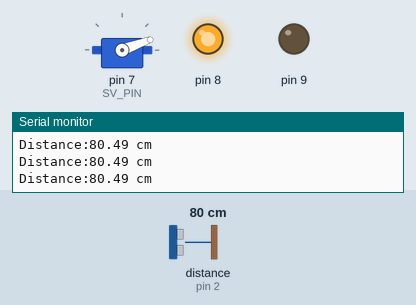
Recording of a sketch running on a simulated Arduino Uno, built with avr-gcc and run on an emulated ATmega328P. Shown: servo, output pins drawn as LEDs (lit = HIGH), the last lines printed to the serial monitor. Wiring (inferred from the names in the program): ultrasonic range finder: trigger pin 3; echo pin 2. Inputs (shaded band) come from the test bench; at power-on: distance to the obstacle (sensor on pin 2) 80 cm. The echo pulse lasts 58.3 µs per cm; pins used as bus, display or sensor lines are not drawn.

Above: at 1.2 s.
1.3 s: distance to the obstacle (sensor on pin 2) set to 7 cm
2.8 s: distance to the obstacle (sensor on pin 2) set to 4 cm
At 4.0 s:
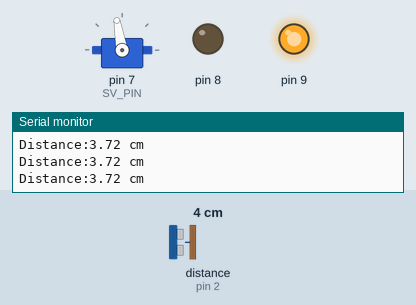
4.3 s: distance to the obstacle (sensor on pin 2) set to 35 cm
At 5.6 s:
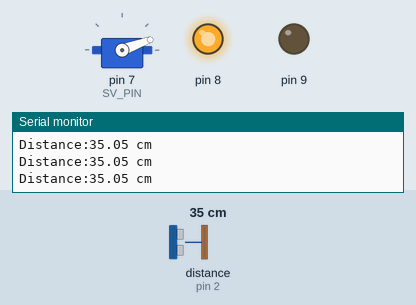
5.9 s: distance to the obstacle (sensor on pin 2) set to 2 cm
At 6.6 s:
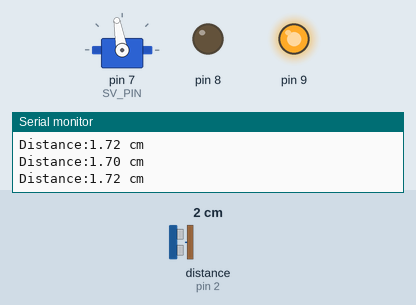
Timing chart, 0 to 8.5 s (numbered marks = the images above; inputs shaded):
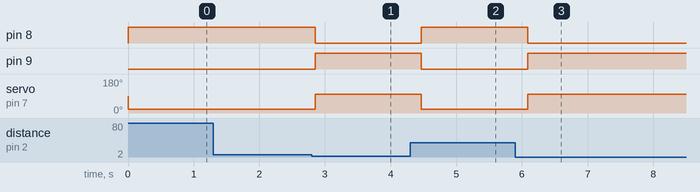

Measured:
- the behaviour switches between 6 and 5 cm on distance to the obstacle (sensor on pin 2) (found by bisection; images 0 and 1)
- after the input at 2.8 s, pin 8: HIGH → LOW after 0.05 s; pin 9: LOW → HIGH after 0.05 s; servo on pin 7 (SV_PIN): 20° → 100° after 0.05 s
- after the input at 4.3 s, pin 8: LOW → HIGH after 0.16 s; pin 9: HIGH → LOW after 0.16 s; servo on pin 7 (SV_PIN): 100° → 20° after 0.16 s
- after the input at 5.9 s, pin 8: HIGH → LOW after 0.19 s; pin 9: LOW → HIGH after 0.19 s; servo on pin 7 (SV_PIN): 20° → 100° after 0.19 s

The sketch:

chouonpa.ino
```cpp
#include <Servo.h>      // Servoライブラリの読み込み

Servo myservo;

int TRIG = 3;
int ECHO = 2;

const int SV_PIN = 7;       // サーボモーターをデジタルピン7に

double duration = 0;
double distance = 0;
double speed_of_sound = 331.5 + 0.6 * 25; // 25℃の気温の想定

void setup() {
  Serial.begin( 9600 );

  pinMode(ECHO, INPUT );
  pinMode(TRIG, OUTPUT );
  pinMode(8,OUTPUT);
  pinMode(9,OUTPUT);


   myservo.attach(SV_PIN, 500, 2400);
}

void loop() {

  digitalWrite(TRIG, LOW);
  delayMicroseconds(2);
  digitalWrite( TRIG, HIGH );
  delayMicroseconds( 10 );
  digitalWrite( TRIG, LOW );
  duration = pulseIn( ECHO, HIGH ); // 往復にかかった時間が返却される[マイクロ秒]

  if (duration > 0) {
    duration = duration / 2; // 往路にかかった時間
    distance = duration * speed_of_sound * 100 / 1000000;
    Serial.print("Distance:");
    Serial.print(distance);
    Serial.println(" cm");
  }

  if(distance>5){
    digitalWrite(8,HIGH);
    digitalWrite(9,LOW);

    myservo.write(20);
  }else{
    digitalWrite(8,LOW);
    digitalWrite(9,HIGH);

    myservo.write(100);
  }

  delay(200);
}
```
